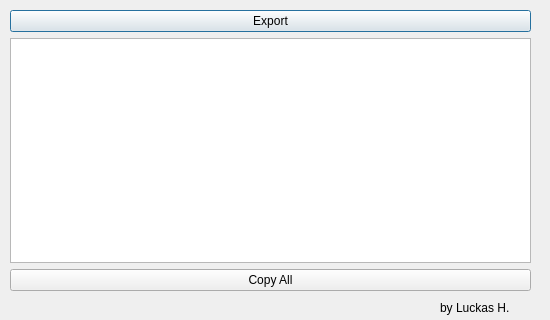
<?xml version="1.0" encoding="UTF-8"?>
<ui version="4.0">
 <class>Dialog</class>
 <widget class="QDialog" name="Dialog">
  <property name="enabled">
   <bool>true</bool>
  </property>
  <property name="geometry">
   <rect>
    <x>0</x>
    <y>0</y>
    <width>550</width>
    <height>320</height>
   </rect>
  </property>
  <property name="maximumSize">
   <size>
    <width>550</width>
    <height>320</height>
   </size>
  </property>
  <property name="windowTitle">
   <string>Anki Add-On Number Exporter</string>
  </property>
  <property name="windowIcon">
   <iconset>
    <normaloff>../Downloads/picturetopeople.org-78fa7fadd60dc6ffdec28b8183e03d0bddd7b0bf9484bf1b65.png</normaloff>../Downloads/picturetopeople.org-78fa7fadd60dc6ffdec28b8183e03d0bddd7b0bf9484bf1b65.png</iconset>
  </property>
  <property name="autoFillBackground">
   <bool>false</bool>
  </property>
  <widget class="QWidget" name="verticalLayoutWidget">
   <property name="geometry">
    <rect>
     <x>10</x>
     <y>10</y>
     <width>521</width>
     <height>281</height>
    </rect>
   </property>
   <layout class="QVBoxLayout" name="verticalLayout">
    <property name="sizeConstraint">
     <enum>QLayout::SetNoConstraint</enum>
    </property>
    <item>
     <layout class="QGridLayout" name="gridLayout">
      <property name="sizeConstraint">
       <enum>QLayout::SetNoConstraint</enum>
      </property>
      <item row="0" column="0">
       <widget class="QPushButton" name="bt_Export">
        <property name="text">
         <string>Export</string>
        </property>
       </widget>
      </item>
     </layout>
    </item>
    <item>
     <widget class="QTextEdit" name="textEdit"/>
    </item>
    <item>
     <widget class="QPushButton" name="bt_copy">
      <property name="text">
       <string>Copy All</string>
      </property>
     </widget>
    </item>
   </layout>
  </widget>
  <widget class="QLabel" name="label">
   <property name="geometry">
    <rect>
     <x>440</x>
     <y>300</y>
     <width>81</width>
     <height>16</height>
    </rect>
   </property>
   <property name="text">
    <string>by Luckas H.</string>
   </property>
  </widget>
 </widget>
 <resources/>
 <connections/>
</ui>
